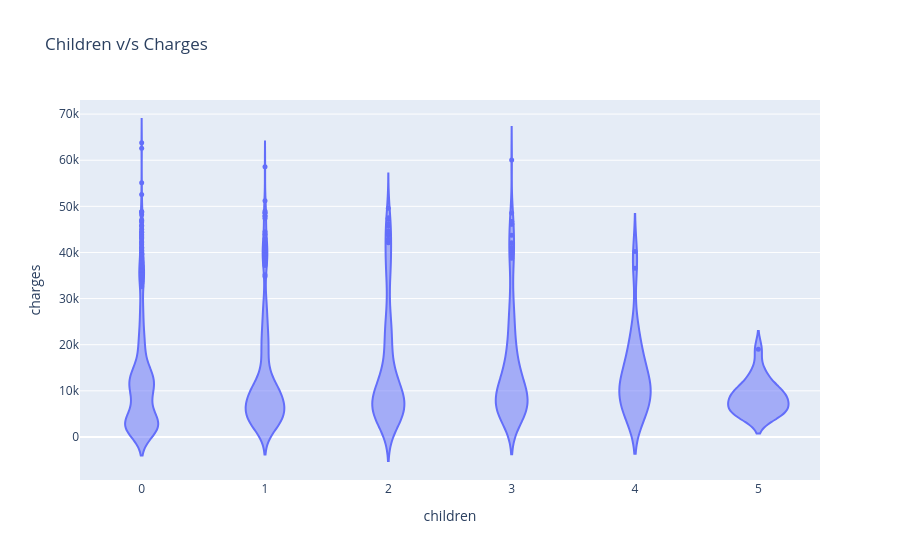

Write notebook code for a chart like this one.
### Code cell
fig = px.violin(df,
                 x="children",
                 y="charges",
                 title="Children v/s Charges",
                 )
fig.update_traces(marker_size=5)
fig.show()

### Figure 1 — Plotly figure (JSON) as saved in the notebook; plotly's stock layout.template omitted (floating-point values rounded to 4 significant figures; data arrays with more than 128 entries replaced by an {"elided": "..."} marker saying what was removed)
{"data": [{"alignmentgroup": "True", "box": {"visible": false}, "hovertemplate": "children=%{x}<br>charges=%{y}<extra></extra>", "legendgroup": "", "marker": {"color": "#636efa", "size": 5}, "name": "", "offsetgroup": "", "orientation": "v", "scalegroup": "True", "showlegend": false, "type": "violin", "x": {"elided": "1338 int values"}, "x0": " ", "xaxis": "x", "y": {"elided": "1338 float values"}, "y0": " ", "yaxis": "y"}], "layout": {"legend": {"tracegroupgap": 0}, "title": {"text": "Children v/s Charges"}, "violinmode": "group", "xaxis": {"anchor": "y", "domain": [0, 1], "title": {"text": "children"}}, "yaxis": {"anchor": "x", "domain": [0, 1], "title": {"text": "charges"}}}}
